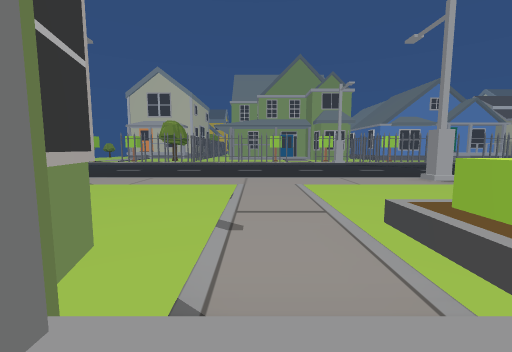
[1] (above)

24 first-person views from a walk through a scene from a Unity 3-D project. The camera is 1.2 m above the floor, tilts 6° down and sees 90° across. The floor is counted in squares, 2 m on a side. Each view is taken from the middle of a square. On the plan, view 1 faces up. The plan holds only what a view shows up to about 9 squares ahead; the rest is blank. The place goes on beyond the plan. Some surface patterns are stand-ins.

[2]
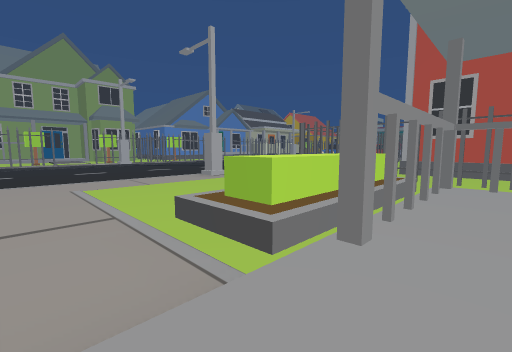

[3]
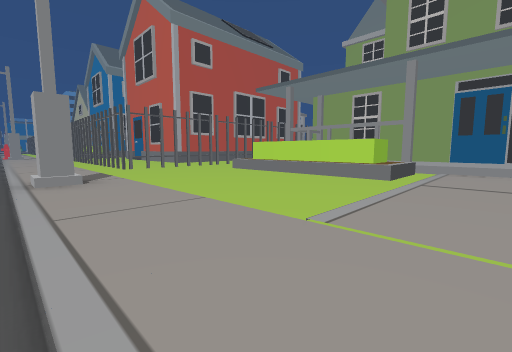

[4]
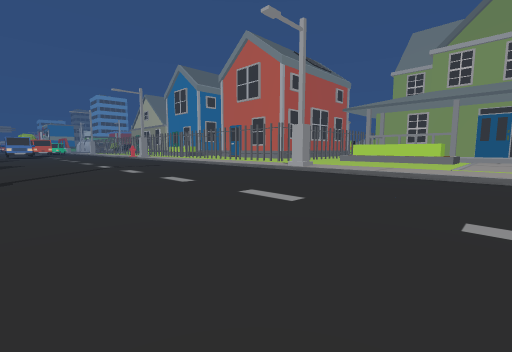

[5]
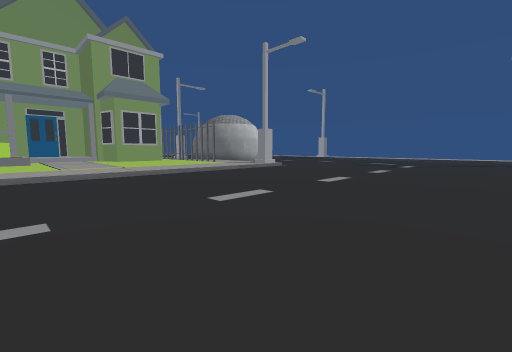

[6]
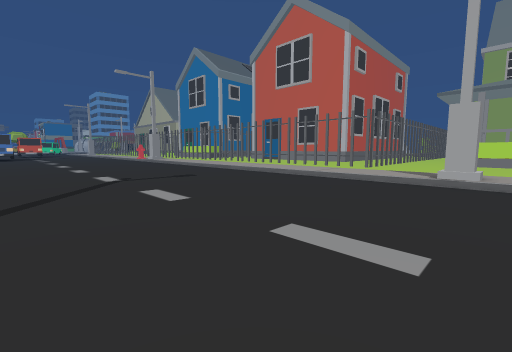

[7]
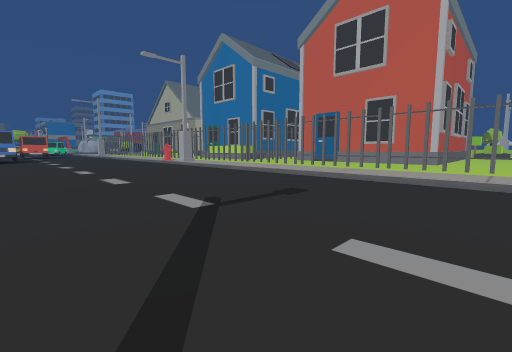

[8]
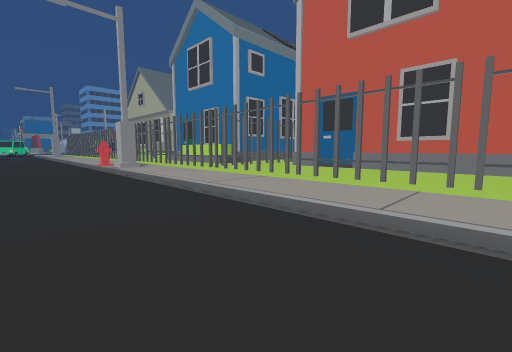

[9]
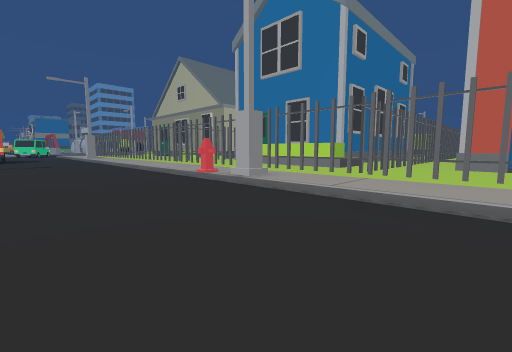

[10]
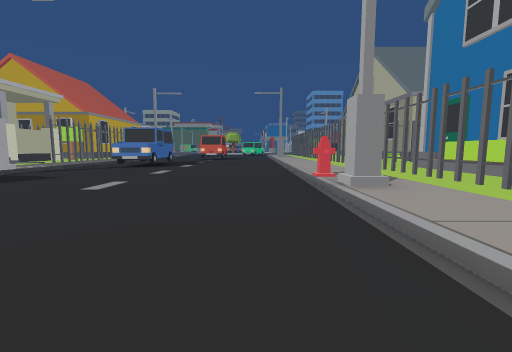

[11]
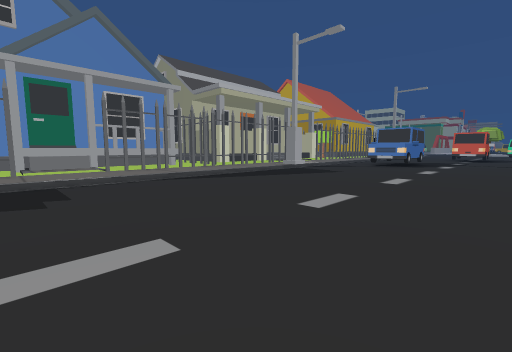

[12]
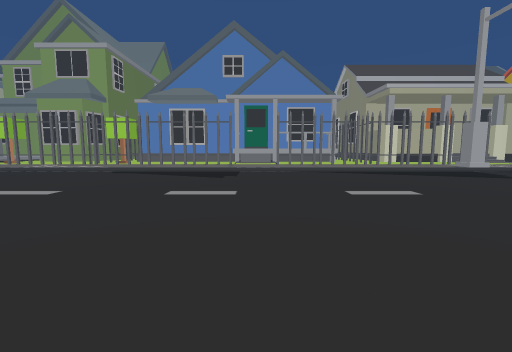

[13]
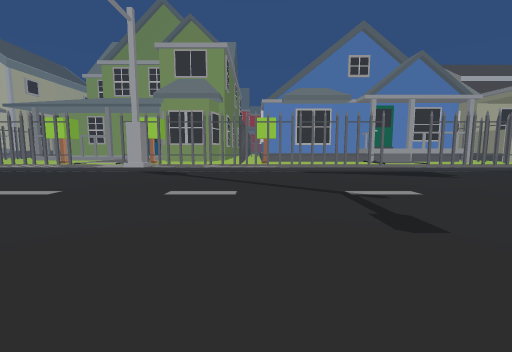

[14]
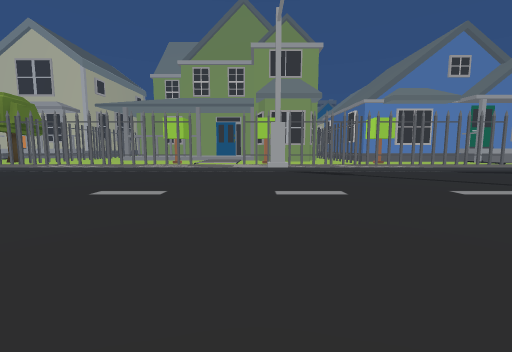

[15]
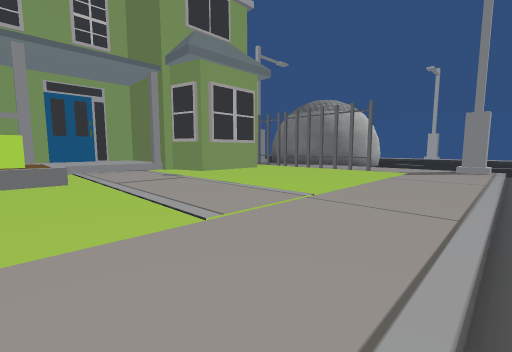

[16]
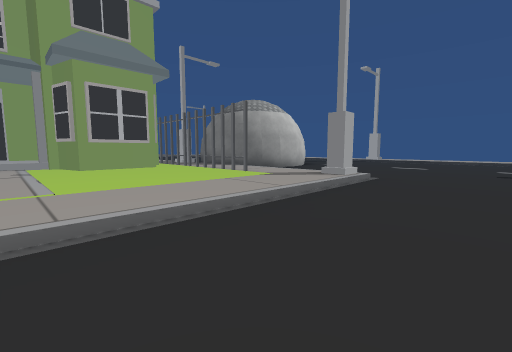

[17]
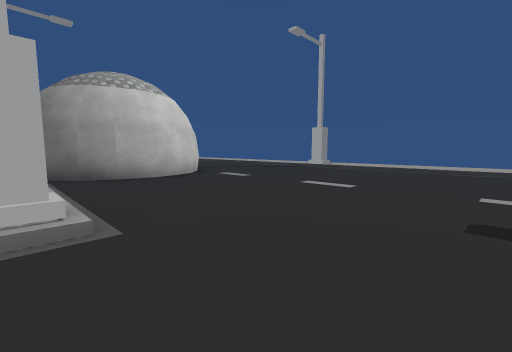

[18]
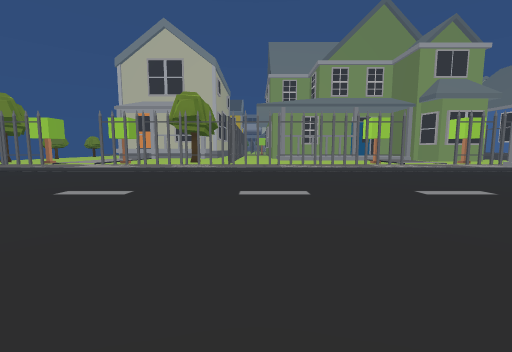

[19]
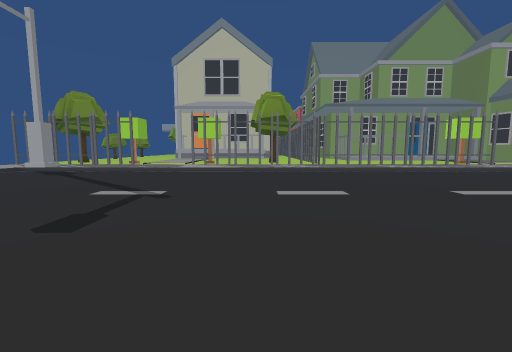

[20]
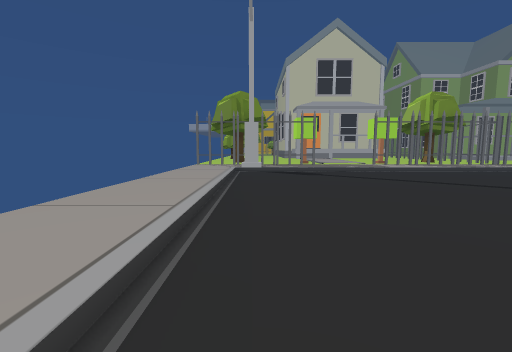

[21]
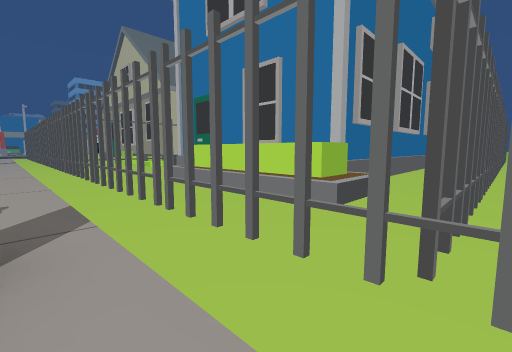

[22]
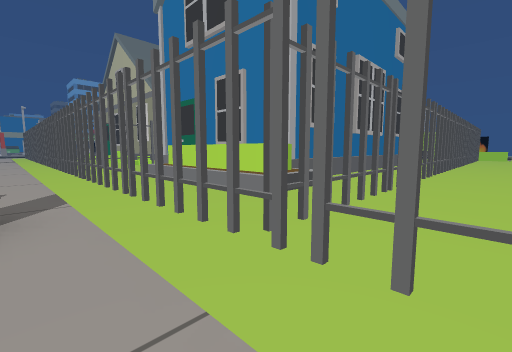

[23]
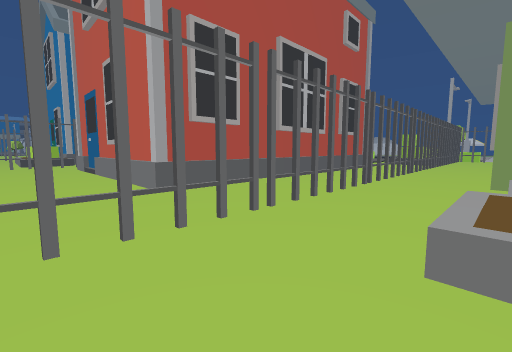

[24]
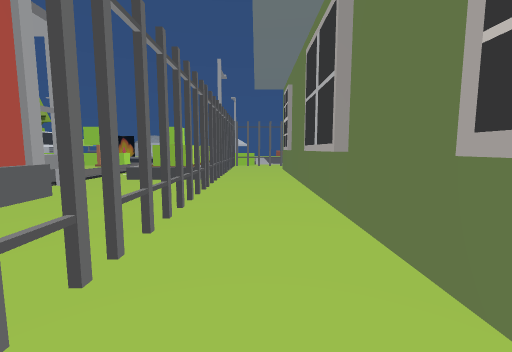

### Floor plan
Key: @ floor where view 1 was taken; # wall or solid block; x gap in a wall; . main floor; : floor 0.25 m higher than the main floor; + floor 0.5 m higher than the main floor; / step, stairs or slope; ^ raised ledge; H hydrant; T thing the floor can be seen under or through; R tree; O other object.
Columns run from 14 left of view 1 to 23 right of it. Each row starts with its distance up from view 1.
 16 ####R:R########R#:R###R####^#######:
 15  :::::::::::::::::::::::::::::::::::
 14  :#////////////////#/////////////#///
 13  :..................................O
 12  :..................................OO
 11  :....................................
 10  :....................................
  9  :....................................
  8  :....................................
  7  :.......#//////////////////////H/////
  6  :......./:::::::::#:::::::::::/::::::
  5  :.......::::::::::::########TTTTTT###
  4  #.......:#::::::::::#       T:::::::#
  3   ...####:#::::::::::#       T:OOOO::#
  2    ..   #####:::OOOO:#       T:#######
  1          ## ##//####:#       T:#
  0           #  #@++++x:#       #:#
 -1              #######:#       #:#
 -2                    #:#       # #
 -3                    #:#       # #
 -4                    #:#       # #
 -5                    #:# #     #
 -6                    #:###     #
 -7                    #:#O
 -8                    #:#O::
 -9                    #:#O ::
-10                    ::#O ::
-11                      # O:R

Positions as (right, up) in squares from view 1, and headings:
1: (0, 0), facing up
2: (0, 0), facing up-right
3: (0, 7), facing down-right
4: (0, 13), facing down-right
5: (2, 13), facing down-left
6: (4, 12), facing down-right
7: (7, 12), facing down-right
8: (9, 9), facing down-right
9: (13, 10), facing down-right
10: (13, 8), facing right
11: (12, 9), facing up-right
12: (13, 7), facing up
13: (8, 7), facing up
14: (4, 7), facing up
15: (2, 7), facing down-left
16: (0, 9), facing down-left
17: (-5, 9), facing down-left
18: (-3, 7), facing up
19: (-6, 7), facing up
20: (-12, 7), facing up
21: (15, 6), facing down-right
22: (14, 6), facing down-right
23: (5, 4), facing down-right
24: (6, -2), facing down
